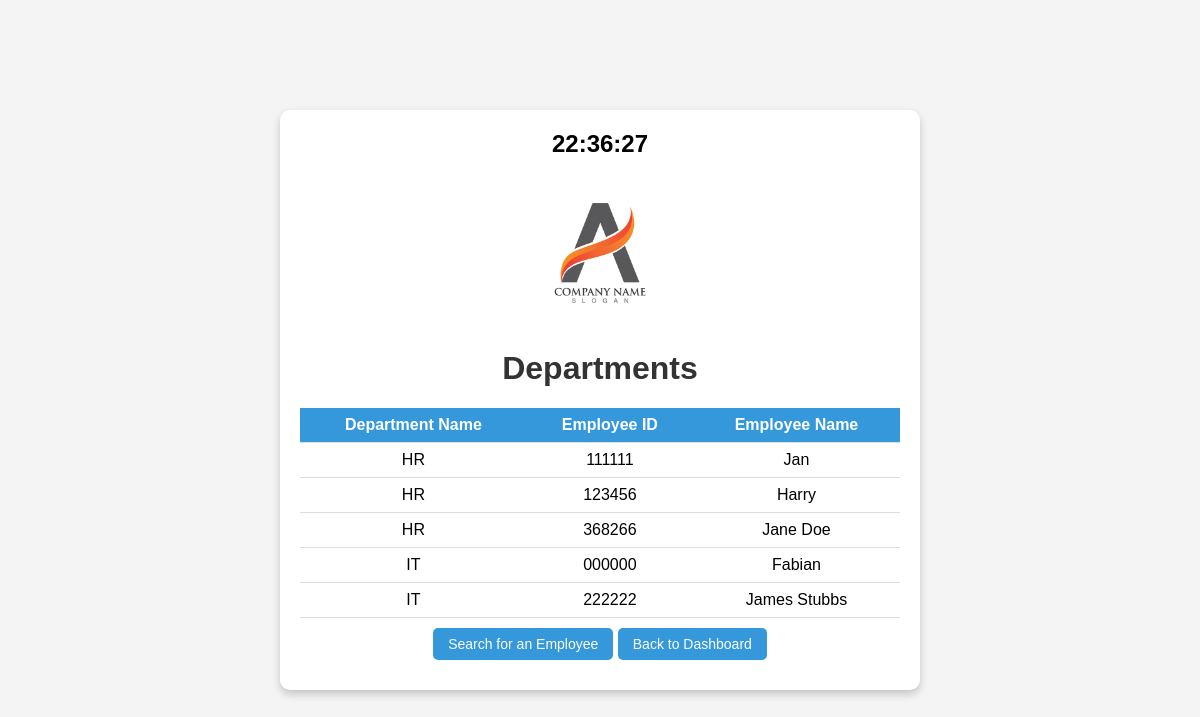
The app's page /departments/, older data.
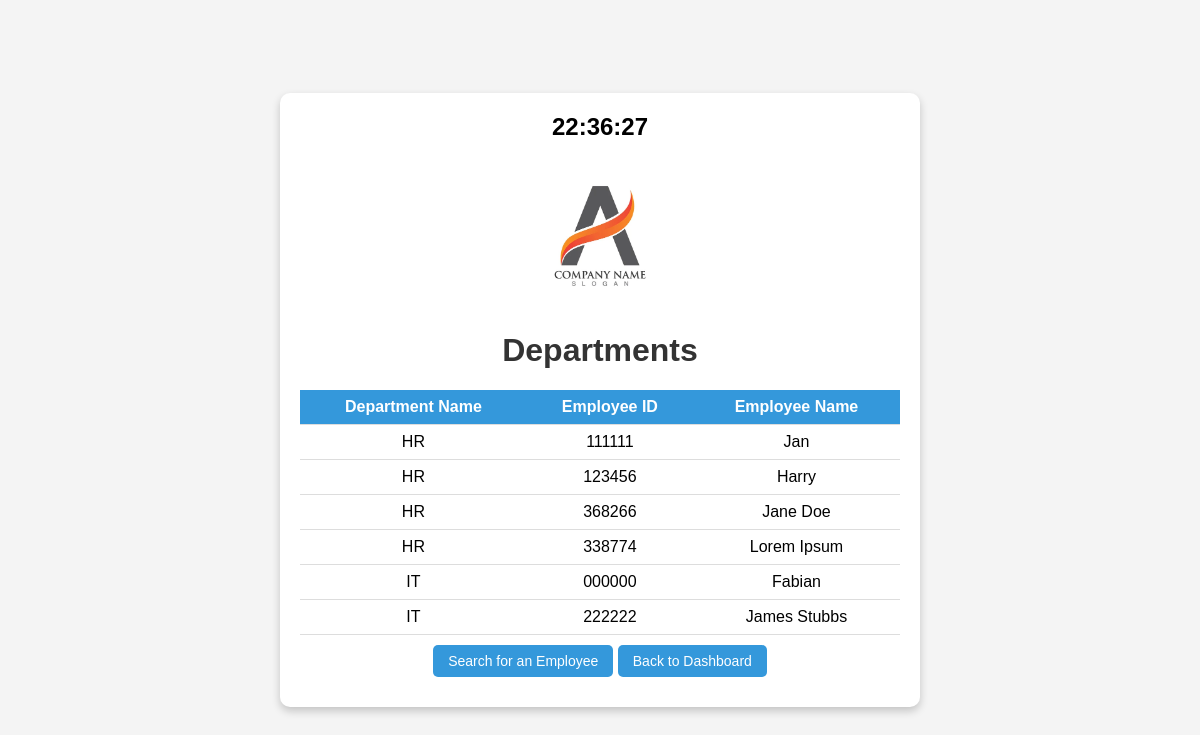
The same page, newer data.
### employees/models.py (models this page shows, shortened)
class Department(models.Model):
    Department_name = models.CharField(max_length=100, default='General')

class Employee(AbstractBaseUser):
    employee_id = models.CharField(max_length=6, unique=True)
    name = models.CharField(max_length=100)
    passcode = models.CharField(max_length=6)
    department = models.ForeignKey(
        Department,
        on_delete=models.CASCADE,
        related_name='employees',
        null=False,
        default=""
    )
    is_manager = models.BooleanField(default=False)
    archived = models.BooleanField(default=False)
    archive_date = models.DateTimeField(null=True, blank=True)
    profile_picture = models.ImageField(upload_to='profile_pictures/', blank=True, null=True,default='profile_pictures/default.jpg')
    objects = EmployeeManager()
    USERNAME_FIELD = 'employee_id'
    REQUIRED_FIELDS = ['name']

### employees/views.py (the view)
# urls.py: path('departments/',views.department_list, name='departments'),
def department_list(request):
    departments = Department.objects.prefetch_related(
        Prefetch('employees', queryset=Employee.objects.filter(archived=False))).all()
    return render(request, 'departments.html', {'departments': departments})

### employees/templates/employees/departments.html (shortened to what this page needs)
{% load static %}
<!DOCTYPE html>
<html lang="en">
<head>
</head>
<body>
    <div class="container">
        <div>
            <div class="clock" id="clock">00:00:00</div>
            <img src="{% static 'images/logo.jpg' %}" alt="Company Logo" class="logo">
            <h1>Departments</h1>
            <table>
                <tr>
                    <th>Department Name</th>
                    <th>Employee ID</th>
                    <th>Employee Name</th>
                </tr>
                {% for department in departments %}
                    {% for employee in department.employees.all %}
                        <tr>
                            <td>{{ department.Department_name }}</td>
                            <td>{{ employee.employee_id }}</td>
                            <td>{{ employee.name }}</td>
                        </tr>
                    {% endfor %}
                {% empty %}
                    <tr>
                        <td colspan="3">No departments available</td>
                    </tr>
                {% endfor %}
            </table>
            <a href="{% url 'filter_search' %}" class="department-view-btn">Search for an Employee</a>
            <a href="{% url 'manager_dashboard' %}" class="department-view-btn">Back to Dashboard</a>
        </div>
    </div>
</body>
</html>

Row changes from the older to the newer data that the page shows:
added Employee: {{ department.Department_name }} "HR", employee_id "338774", name "Lorem Ipsum", shown under Department "HR"
